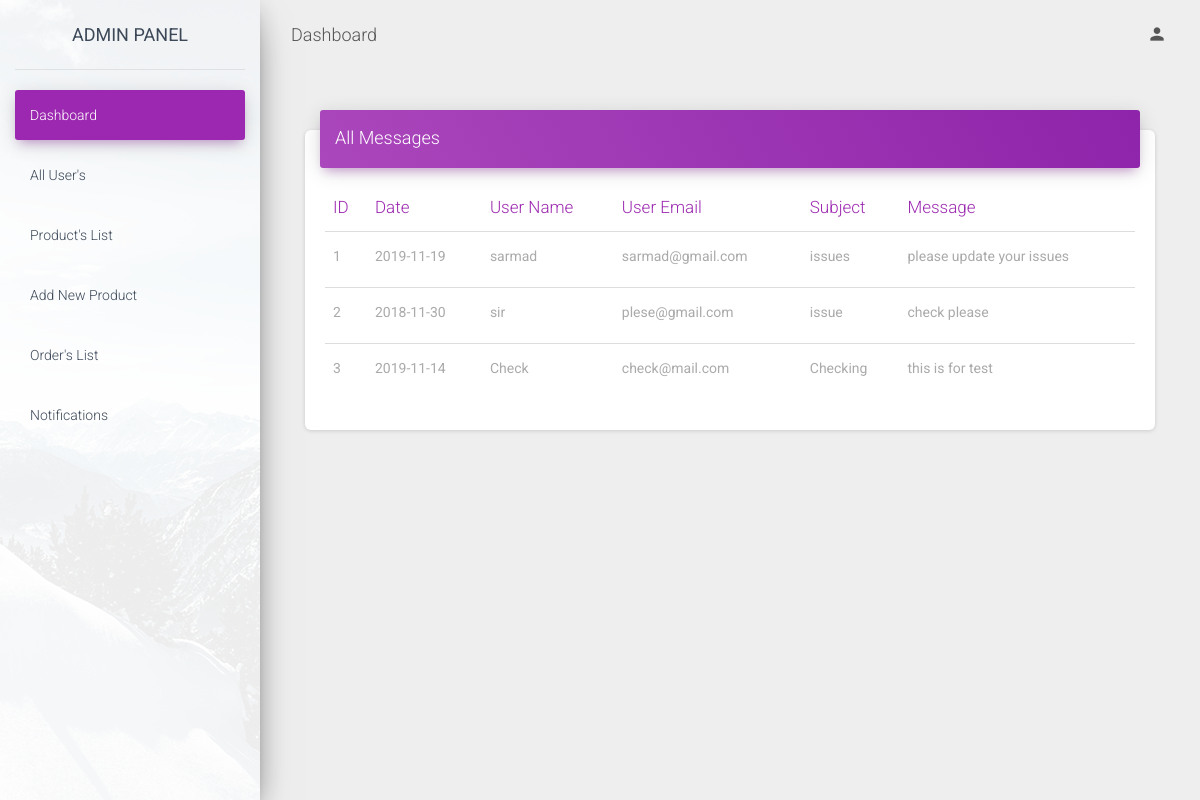
Screenshot of /admin/notifications.php (signed in) with the database file from the repository.
### tables this page shows
CREATE TABLE `contacted_user` (
  `id` int(50) NOT NULL,
  `contact_per_name` varchar(50) NOT NULL,
  `contact_per_email` varchar(50) NOT NULL,
  `contact_per_subject` varchar(50) NOT NULL,
  `contact_per_msg` varchar(50) NOT NULL,
  `contact_per_date` varchar(50) NOT NULL
);

### admin/notifications.php (the view)
<?php
  include 'header.php';
?>
  <div class="wrapper ">
    <?php include 'sidebar.php'; ?>
    <div class="main-panel">
      <?php include 'navbar.php'; ?>
      <div class="content">
        <div class="container-fluid">
          <div class="row">
            <div class="col-md-12">
              <div class="card">
                <div class="card-header card-header-primary">
                  <h4 class="card-title ">All Messages</h4>
                </div>
                <div class="card-body">
                  <div class="table-responsive">
                    <table class="table">
                      <thead class=" text-primary">
                        <th>ID</th>
                        <th>Date</th>
                        <th>User Name</th>
                        <th>User Email</th>
                        <th>Subject</th>
                        <th>Message</th>
                      </thead>
                      <?php
                      $id = 0;
                        include 'includes/conn.php';
                        $sql = "SELECT * FROM contacted_user ";
                        $result = mysqli_query($conn, $sql);
                        if (mysqli_num_rows($result) > 0) {
                        while($row = mysqli_fetch_assoc($result)) {
                          $id++;
                            ?>
                            <tr>
                              <td><label><?php echo $id;?></label></td>
                              <td><label><?php echo $row["contact_per_date"];?></label></td>
                              <td><label><?php echo $row["contact_per_name"];?></label></td>
                              <td><label><?php echo $row["contact_per_email"];?></label></td>
                              <td><label><?php echo $row["contact_per_subject"];?></label></td>
                              <td><label><?php echo $row["contact_per_msg"];?></label></td>
                            </tr>
                            <?php
                            }
                        } else {
                            echo "0 results";
                        }
                        ?>
                    </table>
                  </div>
                </div>
              </div>
            </div>
          </div>
        </div>
      </div>
<?php
  include 'footer.php';
?>

### admin/header.php (shortened to what this page needs)
<!DOCTYPE html>
<html lang="en">
<head>
  <link rel="stylesheet" href="assets/css/font-awesome.css">
  <link href="assets/css/material-dashboard.css?v=2.1.1" rel="stylesheet" />
  <link href="assets/demo/demo.css" rel="stylesheet" />
  <link href="assets/css/login.css" rel="stylesheet" />
</head>
<body class="">

### admin/sidebar.php
<div class="sidebar" data-color="purple" data-background-color="white" data-image="../assets/img/sidebar-1.jpg">
      <div class="logo">
        <a href="#" class="simple-text logo-normal">Admin Panel</a>
      </div>
      <div class="sidebar-wrapper">
        <ul class="nav">
          <li class="nav-item active  ">
            <a class="nav-link" href="./dashboard.php">
              <p>Dashboard</p>
            </a>
          </li>
          <li class="nav-item ">
            <a class="nav-link" href="./all_users.php">
              <p>All User's</p>
            </a>
          </li>
          <li class="nav-item ">
            <a class="nav-link" href="./all_products.php">
              <p>Product's List</p>
            </a>
          </li>
          <li class="nav-item ">
            <a class="nav-link" href="./add_product.php">
              <p>Add new product</p>
            </a>
          </li>
          <li class="nav-item ">
            <a class="nav-link" href="./all_orders.php">
              <p>Order's List</p>
            </a>
          </li>
          <li class="nav-item">
            <a class="nav-link" href="./notifications.php">
              <p>Notifications</p>
            </a>
          </li>
        </ul>
      </div>
    </div>

### admin/navbar.php (shortened to what this page needs)
<nav class="navbar navbar-expand-lg navbar-transparent navbar-absolute fixed-top ">
  <div class="container-fluid">
    <div class="navbar-wrapper">
      <a class="navbar-brand" href="#pablo">Dashboard</a>
    </div>
    <div class="collapse navbar-collapse justify-content-end">
      <ul class="navbar-nav">
        <li class="nav-item dropdown">
          <a class="nav-link" href="#" id="navbarDropdownProfile" data-toggle="dropdown" aria-haspopup="true" aria-expanded="false">
            <i class="material-icons">person</i>
          </a>
        </li>
      </ul>
    </div>
  </div>
</nav>

### admin/footer.php (shortened to what this page needs)
</body>
</html>

### admin/assets/css/login.css (style rules this page uses)
.row { margin: 0 !important }

### rows the page displays
contacted_user: contact_per_date "2019-11-19", contact_per_name "sarmad", contact_per_email "sarmad@gmail.com", contact_per_subject "issues", contact_per_msg "please update your issues"
contacted_user: contact_per_date "2018-11-30", contact_per_name "sir", contact_per_email "plese@gmail.com", contact_per_subject "issue", contact_per_msg "check please"
contacted_user: contact_per_date "2019-11-14", contact_per_name "Check", contact_per_email "check@mail.com", contact_per_subject "Checking", contact_per_msg "this is for test"
